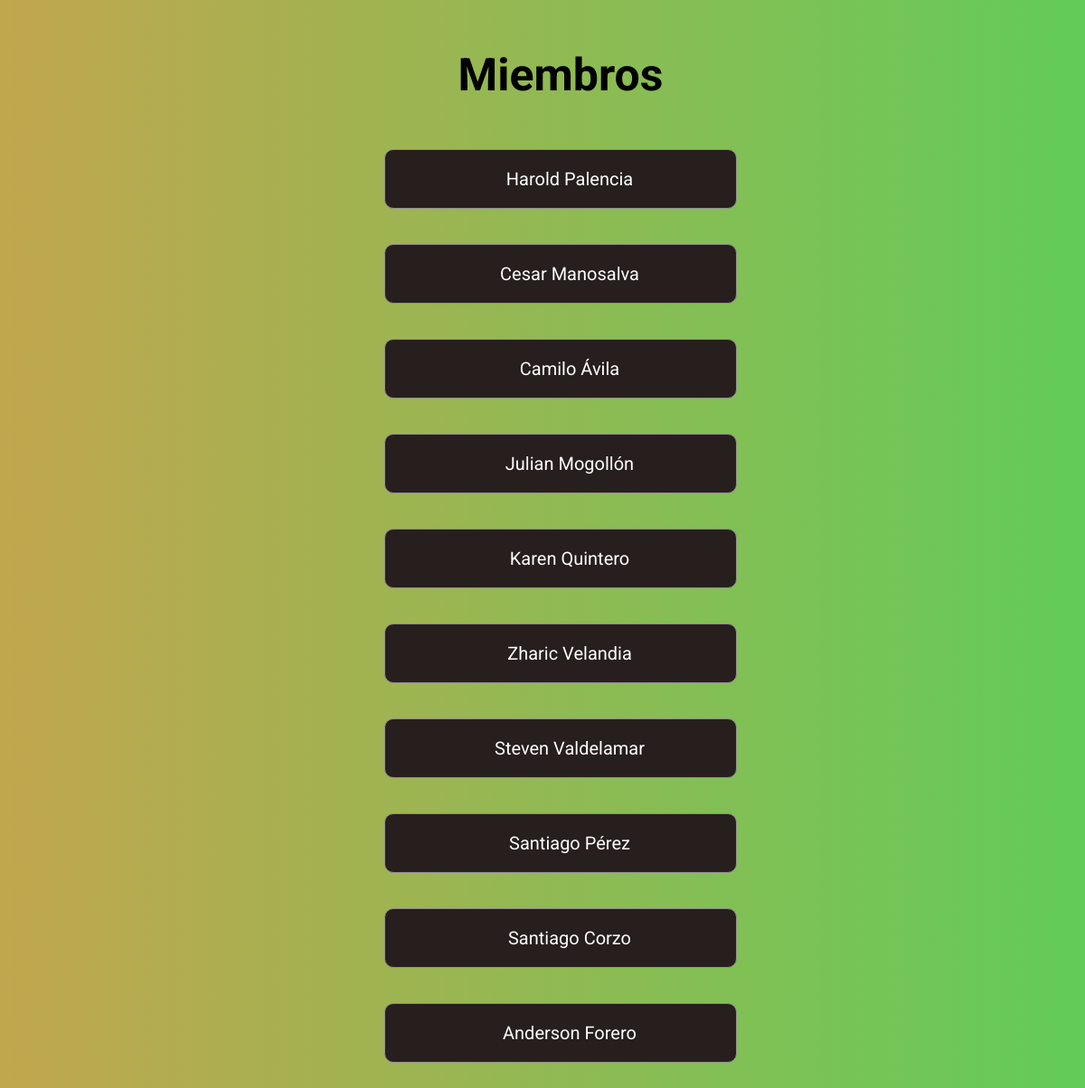
Page /members/ on the earlier database version.
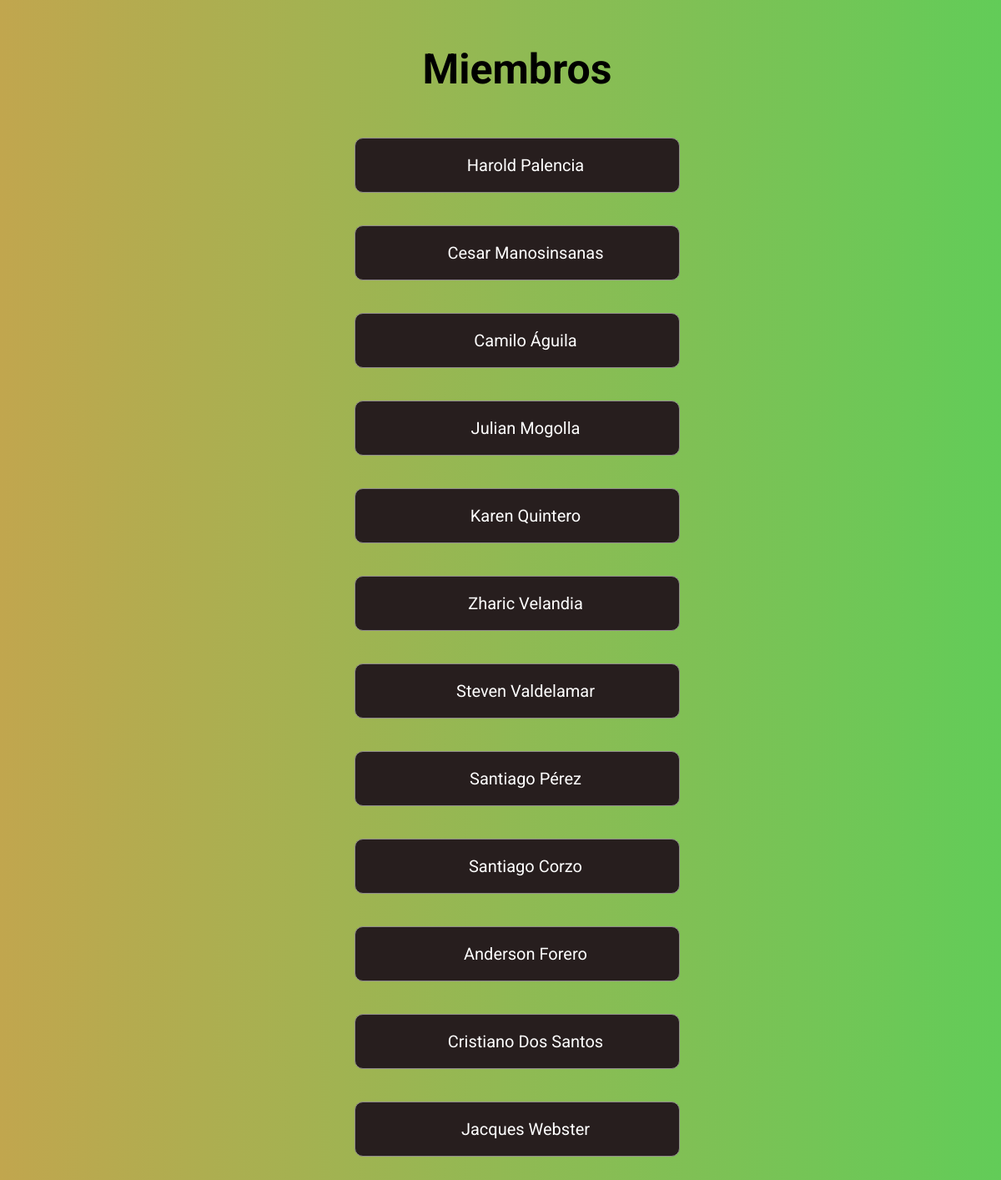
Same page on the later database version.
### members/models.py (models this page shows, shortened)
class Member(models.Model):
    firstname = models.CharField(max_length=255)
    lastname = models.CharField(max_length=255)
    phone = models.IntegerField(null=True)
    joined_date = models.DateField(null=True)
    gender = models.CharField(max_length=10, null=True)
    birthday = models.DateField(null=True)
    email = models.EmailField(max_length=255, null=True)

### members/views.py (the view)
# urls.py: path('members/', views.members, name='members'),
def members(request):
    mymembers = Member.objects.all().values()
    template = loader.get_template('all_members.html')
    context = {
        'mymembers': mymembers,
}
    return HttpResponse(template.render(context, request))

### members/templates/all_members.html (shortened to what this page needs)
{% extends "master.html" %}
{% block content %}
<h1>Miembros</h1>
<ul>
    {% for x in mymembers %}
        <div class="card">
            <li>
                <a href="details/{{ x.id }}">{{ x.firstname }} {{ x.lastname }}</a>
            </li>
        </div>
        <br>
    {% endfor %}
</ul>
{% endblock %}

Differences in the rows shown:
changed Member "Cesar": lastname "Manosalva" → "Manosinsanas"
changed Member "Camilo": lastname "Ávila" → "Águila"
changed Member "Julian": lastname "Mogollón" → "Mogolla"
added Member: firstname "Cristiano", lastname "Dos Santos"
added Member: firstname "Jacques", lastname "Webster"
